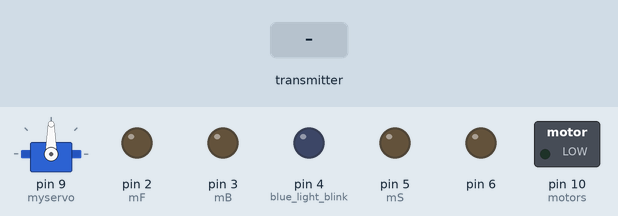
A sketch run on a simulated Arduino Uno, built with avr-gcc and run on an emulated ATmega328P. On the bench: servo, switched loads named in the sketch (green lamp = pin HIGH), output pins drawn as LEDs (lit = HIGH). Dashed ring = blinking. Inputs (shaded band) come from the test bench. No radio packets arrive unless stated.

Above: at 1.2 s.
1.3 s: the transmitter starts sending received_value = 1023
At 1.51 s:
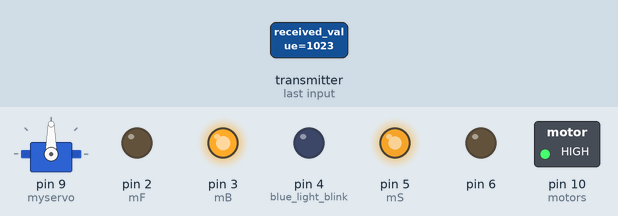
4.3 s: the transmitter starts sending received_value = 0
At 4.3 s:
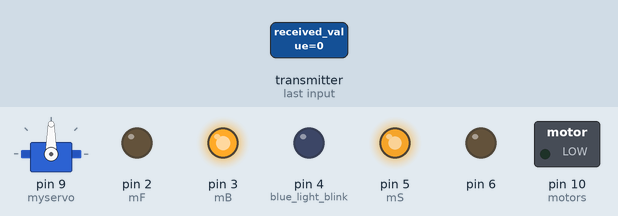
Timing chart, 0 to 7.3 s (numbered marks = the images above; inputs shaded):
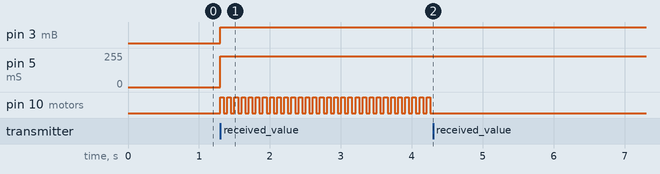

Measured:
- after the input at 1.3 s, pin 3 (mB): LOW → HIGH at once; pin 5 (mS): 0/255 → 232/255 at once; pin 10 (motors): alternates HIGH for 0.05 s and LOW for 0.05 s, starting at once
- after the input at 4.3 s, pin 10 (motors): stops changing and stays LOW

The sketch:

Receiver.ino
```cpp
#include <Servo.h>
#include <SPI.h>
#include <nRF24L01.h>
#include <RF24.h>

#define mF 2
#define mB 3
#define mS 5

RF24 radio(7, 8); // CE, CSN

Servo myservo;

const byte address[][6] = {"GAYAN"};
long blink_time1,blink_time2;
int CH1,CH2,CH3,CH4;

void setup() {
  Serial.begin(9600);

  pinMode(mF,OUTPUT);
  pinMode(mB,OUTPUT);
  pinMode(mS,OUTPUT);

  pinMode(4,OUTPUT);
  pinMode(6,OUTPUT);
  pinMode(10,OUTPUT);

  radio.begin();
  radio.openReadingPipe(0, address[0]);
  radio.setPALevel(RF24_PA_MIN);
  radio.startListening();

  myservo.attach(9);
  blink_time1=millis();
  blink_time2=millis();
}

void loop() {

  if(radio.available()){
    int received_value;
    radio.read(&received_value, sizeof(received_value));
    byte CH_NO = received_value/1000;
    int CH_VAL  = received_value%1000;

    if(CH_NO==1){
      CH1 = CH_VAL;
      motors(CH1);
      delay(4);
    }

    if(CH_NO==2){
      CH2 = CH_VAL;
      servo(CH2);
      delay(4);
    }

    if(CH_NO==3){
      CH3 = CH_VAL;
        if(millis()-blink_time2>CH3){
          blink_time2=millis();
          blue_light_blink(CH3);
        }
    }

    if(CH_NO==4){
      CH4 = CH_VAL;
      led_bar(CH4);
      delay(4);
    }
    //print_values();
  }

  if(!radio.available()){
    CH1=255;
    CH2=90;
    CH3=0;  //digitalWrite(4,CH3);
    CH4=0;  //analogWrite(6,CH4);
  }

}

void print_values(){
  Serial.print("CH1: ");
  Serial.print(CH1);
  Serial.print("\t");
  Serial.print("CH2: ");
  Serial.print(CH2);
  Serial.print("\t");
  Serial.print("CH3: ");
  Serial.print(CH3);
  Serial.print("\t");
  Serial.print("CH4: ");
  Serial.println(CH4);
}

void motors(int set_speed){

  if(set_speed>255){
    digitalWrite(mF,HIGH);
    digitalWrite(mB,LOW);
    analogWrite(mS,set_speed-255);
      if(millis()-blink_time1>(unsigned int)510-set_speed){
        blink_time1=millis();
        digitalWrite(10,!digitalRead(10));
      }
  }
  if(set_speed<255){
    digitalWrite(mF,LOW);
    digitalWrite(mB,HIGH);
    analogWrite(mS,255-set_speed);
      if(millis()-blink_time1>(unsigned int)set_speed){
        blink_time1=millis();
        digitalWrite(10,!digitalRead(10));
      }
  }
  if(set_speed==255){
    digitalWrite(mF,LOW);
    digitalWrite(mB,LOW);
    analogWrite(mS,0);
      if(millis()-blink_time1>(unsigned int)set_speed){
        blink_time1=millis();
        digitalWrite(10,!digitalRead(10));
      }
  }

}

void servo(int pos){
  myservo.write(pos);
}

void led_bar(int brightness){
  analogWrite(6,brightness);
}

void blue_light_blink(int t){
  digitalWrite(4,!digitalRead(4));
}
```
